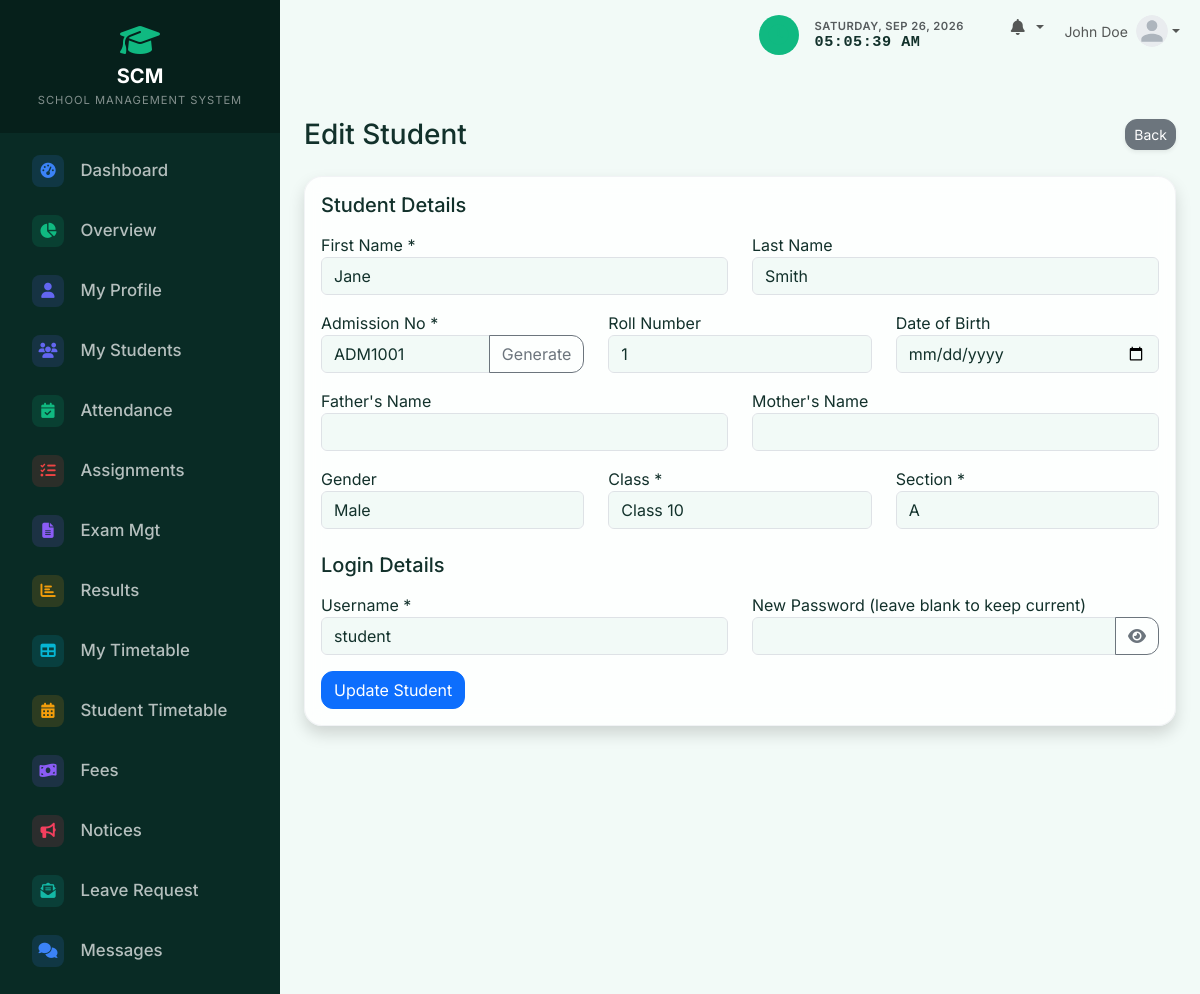
The app's page /teacher/edit_student.php?id=1 (signed in) with its own data.
### tables this page shows
CREATE TABLE IF NOT EXISTS settings (
    setting_key VARCHAR(50) PRIMARY KEY,
    setting_value TEXT
);

CREATE TABLE IF NOT EXISTS students (
    id INT AUTO_INCREMENT PRIMARY KEY,
    user_id INT NOT NULL,
    admission_no VARCHAR(20) NOT NULL UNIQUE,
    roll_number INT,
    first_name VARCHAR(50) NOT NULL,
    last_name VARCHAR(50) NOT NULL,
    gender ENUM('Male', 'Female', 'Other'),
    dob DATE,
    blood_group VARCHAR(10),
    phone VARCHAR(20),
    address TEXT,
    city VARCHAR(50),
    state VARCHAR(50),
    parent_name VARCHAR(100),
    parent_phone VARCHAR(20),
    class_id INT NOT NULL,
    section_id INT NOT NULL,
    admission_date DATE,
    profile_photo VARCHAR(255),
    status ENUM('active', 'inactive') DEFAULT 'active',
    created_at TIMESTAMP DEFAULT CURRENT_TIMESTAMP,
    updated_at TIMESTAMP DEFAULT CURRENT_TIMESTAMP ON UPDATE CURRENT_TIMESTAMP,
    FOREIGN KEY (user_id) REFERENCES users(id) ON DELETE CASCADE,
    FOREIGN KEY (class_id) REFERENCES classes(id) ON DELETE RESTRICT,
    FOREIGN KEY (section_id) REFERENCES sections(id) ON DELETE RESTRICT
);

CREATE TABLE IF NOT EXISTS classes (
    id INT AUTO_INCREMENT PRIMARY KEY,
    name VARCHAR(50) NOT NULL UNIQUE,
    created_at TIMESTAMP DEFAULT CURRENT_TIMESTAMP
);

CREATE TABLE IF NOT EXISTS sections (
    id INT AUTO_INCREMENT PRIMARY KEY,
    class_id INT NOT NULL,
    name VARCHAR(50) NOT NULL,
    created_at TIMESTAMP DEFAULT CURRENT_TIMESTAMP,
    FOREIGN KEY (class_id) REFERENCES classes(id) ON DELETE CASCADE,
    UNIQUE KEY unique_class_section (class_id, name)
);

CREATE TABLE IF NOT EXISTS users (
    id INT AUTO_INCREMENT PRIMARY KEY,
    username VARCHAR(50) NOT NULL UNIQUE,
    email VARCHAR(100) NOT NULL UNIQUE,
    password_hash VARCHAR(255) NOT NULL,
    role ENUM('admin', 'teacher', 'student') NOT NULL,
    status ENUM('active', 'inactive') DEFAULT 'active',
    created_at TIMESTAMP DEFAULT CURRENT_TIMESTAMP,
    updated_at TIMESTAMP DEFAULT CURRENT_TIMESTAMP ON UPDATE CURRENT_TIMESTAMP
);

### teacher/edit_student.php (the view, shortened to what the rows shown need)
<?php
require_once '../config/database.php';
require_once '../config/functions.php';
$id = $_GET['id'] ?? 0;
$stmt = $pdo->prepare("SELECT s.*, u.username FROM students s JOIN users u ON s.user_id = u.id WHERE s.id = ?");
$stmt->execute([$id]);
$record = $stmt->fetch();
$classes = $pdo->query("SELECT * FROM classes ORDER BY name")->fetchAll();
$sections = $pdo->query("SELECT * FROM sections ORDER BY name")->fetchAll();
include '../includes/header.php';
?>
<div class="d-sm-flex align-items-center justify-content-between mb-4">
    <h1 class="h3 mb-0 text-gray-800">Edit Student</h1>
</div>
<div class="card shadow mb-4">
    <div class="card-body">
        <form method="POST" action="">
            <div class="row mb-3">
                <div class="col-md-6">
                    <label>First Name *</label>
                    <input type="text" name="first_name" class="form-control" value="<?= htmlspecialchars($record['first_name']) ?>" required>
                </div>
                <div class="col-md-6">
                    <label>Last Name</label>
                    <input type="text" name="last_name" class="form-control" value="<?= htmlspecialchars($record['last_name']) ?>">
                </div>
            </div>
            <div class="row mb-3">
                <div class="col-md-4">
                    <div class="input-group">
                        <input type="text" name="admission_no" id="admission_no" class="form-control" value="<?= htmlspecialchars($record['admission_no']) ?>" required>
                        <button class="btn btn-outline-secondary" type="button" onclick="generateStudentId()">
                            Generate
                        </button>
                    </div>
                </div>
                <div class="col-md-4">
                    <label>Roll Number</label>
                    <input type="text" name="roll_number" class="form-control" value="<?= htmlspecialchars($record['roll_number']) ?>">
                </div>
            </div>
            <div class="row mb-3">
                <div class="col-md-4">
                    <label>Class *</label>
                    <select name="class_id" class="form-control" required>
                        <?php foreach ($classes as $class): ?>
                        <option value="<?= $class['id'] ?>" <?= $class['id']==$record['class_id']?'selected':'' ?>><?= htmlspecialchars($class['name']) ?></option>
                        <?php endforeach; ?>
                    </select>
                </div>
                <div class="col-md-4">
                    <label>Section *</label>
                    <select name="section_id" class="form-control" required>
                        <?php foreach ($sections as $section): ?>
                        <option value="<?= $section['id'] ?>" <?= $section['id']==$record['section_id']?'selected':'' ?>><?= htmlspecialchars($section['name']) ?></option>
                        <?php endforeach; ?>
                    </select>
                </div>
            </div>
            <div class="row mb-3">
                <div class="col-md-6">
                    <label>Username *</label>
                    <input type="text" name="username" class="form-control" value="<?= htmlspecialchars($record['username']) ?>" required>
                </div>
            </div>
        </form>
    </div>
</div>
<?php include '../includes/footer.php'; ?>

### includes/sidebar.php (shortened to what the rows shown need)
<?php
$sidebar_school_name = get_setting($pdo, 'school_name', 'SCM - SCHOOL MANAGEMENT');
$name_parts = explode(' - ', $sidebar_school_name, 2);
$main_name = $name_parts[0];
$sub_name = isset($name_parts[1]) ? $name_parts[1] : '';
?>
<nav id="sidebar" class="text-white">
    <div class="sidebar-header p-4 text-center">
        <a href="<?= BASE_URL ?>/index.php" class="text-white text-decoration-none d-flex flex-column align-items-center">
            <i class="fas fa-graduation-cap fa-2x mb-2 text-primary"></i>
            <h5 class="mb-0 fw-bold tracking-wide"><?= htmlspecialchars($main_name) ?></h5>
            <?php if ($sub_name): ?>
            <small class="text-white-50 mt-1" style="font-size: 0.7rem; letter-spacing: 1px;"><?= htmlspecialchars(strtoupper($sub_name)) ?></small>
            <?php endif; ?>
        </a>
    </div>
</nav>

### records on screen
settings: setting_value "SCM", setting_value "SCHOOL MANAGEMENT SYSTEM"
students: first_name "Jane", last_name "Smith", admission_no "ADM1001", roll_number "1", class_id "Class 10", section_id "A", username "student"

### other values on screen
$_SESSION['name'] "John Doe"
